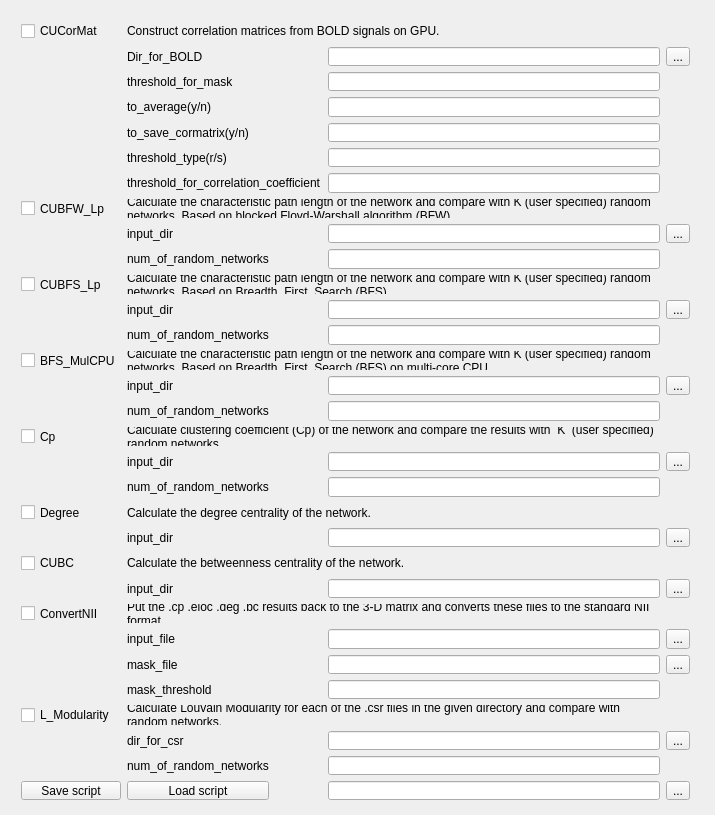
<?xml version="1.0" encoding="UTF-8"?>
<ui version="4.0">
 <class>MainWindow</class>
 <widget class="QMainWindow" name="MainWindow">
  <property name="windowModality">
   <enum>Qt::NonModal</enum>
  </property>
  <property name="enabled">
   <bool>true</bool>
  </property>
  <property name="geometry">
   <rect>
    <x>0</x>
    <y>0</y>
    <width>715</width>
    <height>815</height>
   </rect>
  </property>
  <property name="sizePolicy">
   <sizepolicy hsizetype="Fixed" vsizetype="Fixed">
    <horstretch>0</horstretch>
    <verstretch>0</verstretch>
   </sizepolicy>
  </property>
  <property name="minimumSize">
   <size>
    <width>0</width>
    <height>0</height>
   </size>
  </property>
  <property name="maximumSize">
   <size>
    <width>1000</width>
    <height>1000</height>
   </size>
  </property>
  <property name="windowTitle">
   <string>BNA Launcher</string>
  </property>
  <widget class="QWidget" name="centralWidget">
   <widget class="QWidget" name="layoutWidget">
    <property name="geometry">
     <rect>
      <x>10</x>
      <y>10</y>
      <width>691</width>
      <height>801</height>
     </rect>
    </property>
    <layout class="QGridLayout" name="gridLayout">
     <item row="24" column="6">
      <widget class="QLineEdit" name="lineEditConvertNII_input_file"/>
     </item>
     <item row="1" column="1">
      <widget class="QLabel" name="labelCUCorMat_Dir_for_BOLD">
       <property name="text">
        <string>Dir_for_BOLD</string>
       </property>
      </widget>
     </item>
     <item row="0" column="0">
      <widget class="QCheckBox" name="checkCUCorMat">
       <property name="text">
        <string>CUCorMat</string>
       </property>
      </widget>
     </item>
     <item row="4" column="6">
      <widget class="QLineEdit" name="lineEditCUCorMat_to_save_cormatrix"/>
     </item>
     <item row="0" column="1" colspan="6">
      <widget class="QLabel" name="label">
       <property name="font">
        <font>
         <underline>false</underline>
        </font>
       </property>
       <property name="text">
        <string>Construct correlation matrices from BOLD signals on GPU.</string>
       </property>
       <property name="wordWrap">
        <bool>true</bool>
       </property>
      </widget>
     </item>
     <item row="1" column="7">
      <widget class="QToolButton" name="toolButtonCUCorMat_Dir_for_BOLD">
       <property name="text">
        <string>...</string>
       </property>
      </widget>
     </item>
     <item row="1" column="6">
      <widget class="QLineEdit" name="lineEditCUCorMat_Dir_for_BOLD">
       <property name="clearButtonEnabled">
        <bool>false</bool>
       </property>
      </widget>
     </item>
     <item row="3" column="1" colspan="2">
      <widget class="QLabel" name="labelCUCorMat_to_average">
       <property name="text">
        <string>to_average(y/n)</string>
       </property>
      </widget>
     </item>
     <item row="8" column="7">
      <widget class="QToolButton" name="toolButtonCUBFW_Lp_input_dir">
       <property name="text">
        <string>...</string>
       </property>
      </widget>
     </item>
     <item row="2" column="1" colspan="3">
      <widget class="QLabel" name="labelCUCorMat_threshold_for_mask">
       <property name="text">
        <string>threshold_for_mask</string>
       </property>
      </widget>
     </item>
     <item row="2" column="6">
      <widget class="QLineEdit" name="lineEditCUCorMat_threshold_for_mask"/>
     </item>
     <item row="4" column="1" colspan="4">
      <widget class="QLabel" name="labelCUCorMat_to_save_cormatrix">
       <property name="text">
        <string>to_save_cormatrix(y/n)</string>
       </property>
      </widget>
     </item>
     <item row="7" column="0">
      <widget class="QCheckBox" name="checkCUBFW_Lp">
       <property name="text">
        <string>CUBFW_Lp</string>
       </property>
      </widget>
     </item>
     <item row="8" column="6">
      <widget class="QLineEdit" name="lineEditCUBFW_Lp_input_dir"/>
     </item>
     <item row="3" column="6">
      <widget class="QLineEdit" name="lineEditCUCorMat_to_average"/>
     </item>
     <item row="7" column="1" colspan="7">
      <widget class="QLabel" name="label_2">
       <property name="text">
        <string>Calculate the characteristic path length of the network and compare with K (user specified) random networks. Based on blocked Floyd-Warshall algorithm (BFW).</string>
       </property>
       <property name="wordWrap">
        <bool>true</bool>
       </property>
      </widget>
     </item>
     <item row="9" column="1" colspan="5">
      <widget class="QLabel" name="labelCUBFW_Lp_num_of_random_networks">
       <property name="text">
        <string>num_of_random_networks</string>
       </property>
      </widget>
     </item>
     <item row="10" column="1" colspan="7">
      <widget class="QLabel" name="label_3">
       <property name="text">
        <string>Calculate the characteristic path length of the network and compare with K (user specified) random networks. Based on Breadth  First  Search (BFS).</string>
       </property>
       <property name="wordWrap">
        <bool>true</bool>
       </property>
      </widget>
     </item>
     <item row="8" column="1">
      <widget class="QLabel" name="labelCUBFW_Lp_input_dir">
       <property name="text">
        <string>input_dir</string>
       </property>
      </widget>
     </item>
     <item row="11" column="1">
      <widget class="QLabel" name="labelCUBFS_Lp_input_dir">
       <property name="text">
        <string>input_dir</string>
       </property>
      </widget>
     </item>
     <item row="12" column="1" colspan="5">
      <widget class="QLabel" name="labelCUBFS_Lp_num_of_random_networks">
       <property name="text">
        <string>num_of_random_networks</string>
       </property>
      </widget>
     </item>
     <item row="10" column="0">
      <widget class="QCheckBox" name="checkCUBFS_Lp">
       <property name="text">
        <string>CUBFS_Lp</string>
       </property>
      </widget>
     </item>
     <item row="9" column="6">
      <widget class="QLineEdit" name="lineEditCUBFW_Lp_num_of_random_networks"/>
     </item>
     <item row="18" column="1" colspan="5">
      <widget class="QLabel" name="labelCp_num_of_random_networks">
       <property name="text">
        <string>num_of_random_networks</string>
       </property>
      </widget>
     </item>
     <item row="17" column="7">
      <widget class="QToolButton" name="toolButtonCp_input_dir">
       <property name="text">
        <string>...</string>
       </property>
      </widget>
     </item>
     <item row="17" column="1">
      <widget class="QLabel" name="labelCp_input_dir">
       <property name="text">
        <string>input_dir</string>
       </property>
      </widget>
     </item>
     <item row="20" column="7">
      <widget class="QToolButton" name="toolButtonDegree_input_dir">
       <property name="text">
        <string>...</string>
       </property>
      </widget>
     </item>
     <item row="17" column="6">
      <widget class="QLineEdit" name="lineEditCp_input_dir"/>
     </item>
     <item row="20" column="1">
      <widget class="QLabel" name="labelDegree_input_dir">
       <property name="text">
        <string>input_dir</string>
       </property>
      </widget>
     </item>
     <item row="19" column="0">
      <widget class="QCheckBox" name="checkDegree">
       <property name="text">
        <string>Degree</string>
       </property>
      </widget>
     </item>
     <item row="22" column="1">
      <widget class="QLabel" name="labelCUBC_input_dir">
       <property name="text">
        <string>input_dir</string>
       </property>
      </widget>
     </item>
     <item row="19" column="1" colspan="6">
      <widget class="QLabel" name="label_5">
       <property name="text">
        <string>Calculate the degree centrality of the network.</string>
       </property>
       <property name="wordWrap">
        <bool>true</bool>
       </property>
      </widget>
     </item>
     <item row="20" column="6">
      <widget class="QLineEdit" name="lineEditDegree_input_dir"/>
     </item>
     <item row="12" column="6">
      <widget class="QLineEdit" name="lineEditCUBFS_Lp_num_of_random_networks"/>
     </item>
     <item row="11" column="6">
      <widget class="QLineEdit" name="lineEditCUBFS_Lp_input_dir"/>
     </item>
     <item row="16" column="0">
      <widget class="QCheckBox" name="checkCP">
       <property name="text">
        <string>Cp</string>
       </property>
      </widget>
     </item>
     <item row="16" column="1" colspan="6">
      <widget class="QLabel" name="label_4">
       <property name="text">
        <string>Calculate clustering coefficient (Cp) of the network and compare the results with  K  (user specified) random networks.</string>
       </property>
       <property name="wordWrap">
        <bool>true</bool>
       </property>
      </widget>
     </item>
     <item row="11" column="7">
      <widget class="QToolButton" name="toolButtonCUBFS_Lp_input_dir">
       <property name="text">
        <string>...</string>
       </property>
      </widget>
     </item>
     <item row="18" column="6">
      <widget class="QLineEdit" name="lineEditCp_num_of_random_networks"/>
     </item>
     <item row="22" column="7">
      <widget class="QToolButton" name="toolButtonCUBC_input_dir">
       <property name="text">
        <string>...</string>
       </property>
      </widget>
     </item>
     <item row="21" column="1" colspan="6">
      <widget class="QLabel" name="label_6">
       <property name="text">
        <string>Calculate the betweenness centrality of the network.</string>
       </property>
       <property name="wordWrap">
        <bool>true</bool>
       </property>
      </widget>
     </item>
     <item row="22" column="6">
      <widget class="QLineEdit" name="lineEditCUBC_input_dir"/>
     </item>
     <item row="26" column="1" colspan="3">
      <widget class="QLabel" name="labelConvertNII_mask_threshold">
       <property name="text">
        <string>mask_threshold</string>
       </property>
      </widget>
     </item>
     <item row="21" column="0">
      <widget class="QCheckBox" name="checkCUBC">
       <property name="text">
        <string>CUBC</string>
       </property>
      </widget>
     </item>
     <item row="25" column="6">
      <widget class="QLineEdit" name="lineEditConvertNII_mask_file"/>
     </item>
     <item row="25" column="1">
      <widget class="QLabel" name="labelConvertNII_mask_file">
       <property name="text">
        <string>mask_file</string>
       </property>
      </widget>
     </item>
     <item row="24" column="1">
      <widget class="QLabel" name="labelConvertNII_input_file">
       <property name="text">
        <string>input_file</string>
       </property>
      </widget>
     </item>
     <item row="6" column="6">
      <widget class="QLineEdit" name="lineEditCUCorMat_threshold_for_correlation_coefficient"/>
     </item>
     <item row="30" column="0">
      <widget class="QPushButton" name="pushButtonSave">
       <property name="text">
        <string>Save script</string>
       </property>
      </widget>
     </item>
     <item row="5" column="1">
      <widget class="QLabel" name="labelCUCorMat_threshold_type">
       <property name="text">
        <string>threshold_type(r/s)</string>
       </property>
      </widget>
     </item>
     <item row="5" column="6">
      <widget class="QLineEdit" name="lineEditCUCorMat_threshold_type"/>
     </item>
     <item row="26" column="6">
      <widget class="QLineEdit" name="lineEditConvertNII_mask_threshold"/>
     </item>
     <item row="30" column="1">
      <widget class="QPushButton" name="pushButtonLoad">
       <property name="text">
        <string>Load script</string>
       </property>
      </widget>
     </item>
     <item row="13" column="0">
      <widget class="QCheckBox" name="checkBFS_MulCPU">
       <property name="text">
        <string>BFS_MulCPU</string>
       </property>
      </widget>
     </item>
     <item row="6" column="1" colspan="5">
      <widget class="QLabel" name="labelCUCorMat_threshold_for_correlation_coefficient">
       <property name="text">
        <string>threshold_for_correlation_coefficient</string>
       </property>
      </widget>
     </item>
     <item row="30" column="7">
      <widget class="QToolButton" name="toolButtonSaveDir">
       <property name="text">
        <string>...</string>
       </property>
      </widget>
     </item>
     <item row="23" column="0">
      <widget class="QCheckBox" name="checkConvertNII">
       <property name="text">
        <string>ConvertNII</string>
       </property>
      </widget>
     </item>
     <item row="23" column="1" colspan="6">
      <widget class="QLabel" name="label_8">
       <property name="text">
        <string>Put the .cp .eloc .deg .bc results back to the 3-D matrix and converts these files to the standard NII format.</string>
       </property>
       <property name="wordWrap">
        <bool>true</bool>
       </property>
      </widget>
     </item>
     <item row="27" column="0">
      <widget class="QCheckBox" name="checkL_Modularity">
       <property name="text">
        <string>L_Modularity</string>
       </property>
      </widget>
     </item>
     <item row="27" column="1" colspan="6">
      <widget class="QLabel" name="label_9">
       <property name="text">
        <string>Calculate Louvain Modularity for each of the .csr files in the given directory and compare with random networks.</string>
       </property>
       <property name="wordWrap">
        <bool>true</bool>
       </property>
      </widget>
     </item>
     <item row="28" column="6">
      <widget class="QLineEdit" name="lineEditL_Modularity_dir_for_csr"/>
     </item>
     <item row="29" column="6">
      <widget class="QLineEdit" name="lineEditL_Modularity_num_of_random_networks"/>
     </item>
     <item row="29" column="1">
      <widget class="QLabel" name="labelL_Modularity_num_of_random_networks">
       <property name="text">
        <string>num_of_random_networks</string>
       </property>
      </widget>
     </item>
     <item row="28" column="1">
      <widget class="QLabel" name="labelL_Modularity_dir_for_csr">
       <property name="text">
        <string>dir_for_csr</string>
       </property>
      </widget>
     </item>
     <item row="15" column="6">
      <widget class="QLineEdit" name="lineEditBFS_MulCPU_num_of_random_networks"/>
     </item>
     <item row="14" column="6">
      <widget class="QLineEdit" name="lineEditBFS_MulCPU_input_dir"/>
     </item>
     <item row="15" column="1">
      <widget class="QLabel" name="labelBFS_MulCPU_num_of_random_networks">
       <property name="text">
        <string>num_of_random_networks</string>
       </property>
      </widget>
     </item>
     <item row="14" column="1">
      <widget class="QLabel" name="labelBFS_MulCPU_input_dir">
       <property name="text">
        <string>input_dir</string>
       </property>
      </widget>
     </item>
     <item row="13" column="1" colspan="6">
      <widget class="QLabel" name="label_7">
       <property name="text">
        <string>Calculate the characteristic path length of the network and compare with K (user specified) random networks. Based on Breadth  First  Search (BFS) on multi-core CPU.</string>
       </property>
       <property name="wordWrap">
        <bool>true</bool>
       </property>
      </widget>
     </item>
     <item row="28" column="7">
      <widget class="QToolButton" name="toolButtonL_Modularity_dir_for_csr">
       <property name="text">
        <string>...</string>
       </property>
      </widget>
     </item>
     <item row="14" column="7">
      <widget class="QToolButton" name="toolButtonBFS_MulCPU_input_dir">
       <property name="text">
        <string>...</string>
       </property>
      </widget>
     </item>
     <item row="25" column="7">
      <widget class="QToolButton" name="toolButtonConvertNII_mask_file">
       <property name="text">
        <string>...</string>
       </property>
      </widget>
     </item>
     <item row="24" column="7">
      <widget class="QToolButton" name="toolButtonConvertNII_input_file">
       <property name="text">
        <string>...</string>
       </property>
      </widget>
     </item>
     <item row="30" column="6">
      <widget class="QLineEdit" name="lineEditSaveDir"/>
     </item>
    </layout>
   </widget>
  </widget>
 </widget>
 <layoutdefault spacing="6" margin="11"/>
 <resources/>
 <connections/>
</ui>
